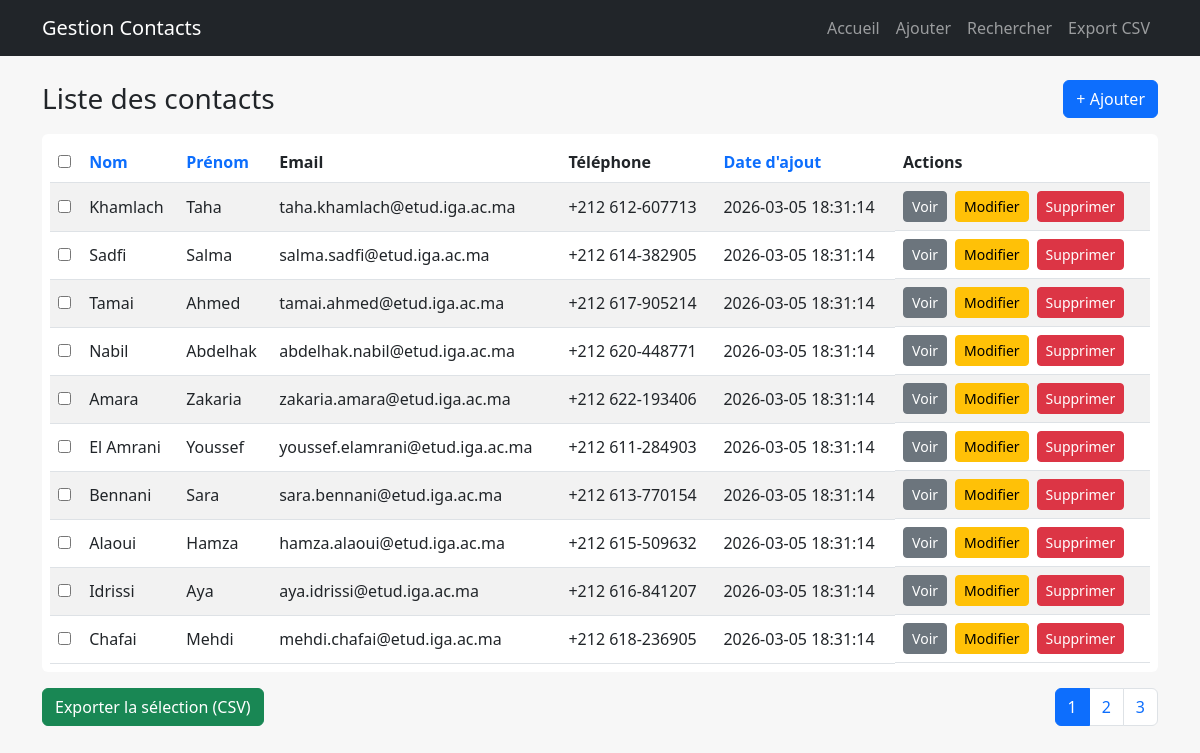
The page / on the database its author committed.
### tables this page shows
CREATE TABLE `contacts` (
  `id` int(11) NOT NULL,
  `nom` varchar(100) NOT NULL,
  `prenom` varchar(100) NOT NULL,
  `email` varchar(150) DEFAULT NULL,
  `telephone` varchar(20) DEFAULT NULL,
  `adresse` text DEFAULT NULL,
  `date_naissance` date DEFAULT NULL,
  `notes` text DEFAULT NULL,
  `date_creation` timestamp NOT NULL DEFAULT current_timestamp(),
  `date_modification` timestamp NOT NULL DEFAULT current_timestamp() ON UPDATE current_timestamp()
);

### index.php (the view, shortened to what this page needs)
<?php
require_once __DIR__ . "/includes/init.php";
$perPage = 10;
$page = isset($_GET["page"]) ? (int)$_GET["page"] : 1;
$offset = ($page - 1) * $perPage;
$sort = $_GET["sort"] ?? "date_creation";
$order = strtoupper($_GET["order"] ?? "DESC");
$stmtTotal = $pdo->query("SELECT COUNT(*) AS c FROM contacts");
$total = (int)$stmtTotal->fetch()["c"];
$totalPages = (int)ceil($total / $perPage);
$sql = "SELECT * FROM contacts ORDER BY $sort $order LIMIT :limit OFFSET :offset";
$stmt = $pdo->prepare($sql);
$stmt->bindValue(":limit", $perPage, PDO::PARAM_INT);
$stmt->bindValue(":offset", $offset, PDO::PARAM_INT);
$stmt->execute();
$contacts = $stmt->fetchAll();
require_once __DIR__ . "/includes/header.php";
function sort_link($label, $col, $sort, $order) {
    $newOrder = ($sort === $col && $order === "ASC") ? "DESC" : "ASC";
    return '<a class="text-decoration-none" href="?sort=' . $col . '&order=' . $newOrder . '">' . $label . '</a>';
}
?>
<div class="d-flex justify-content-between align-items-center mb-3">
  <h3 class="mb-0">Liste des contacts</h3>
  <a class="btn btn-primary" href="ajouter.php">+ Ajouter</a>
</div>
<form method="post" action="exporter.php">
  <div class="table-responsive bg-white p-2 rounded">
    <table class="table table-striped align-middle mb-0">
      <thead>
        <tr>
          <th><input type="checkbox" id="checkAll"></th>
          <th><?= sort_link("Nom", "nom", $sort, $order) ?></th>
          <th><?= sort_link("Prénom", "prenom", $sort, $order) ?></th>
          <th>Email</th>
          <th>Téléphone</th>
          <th><?= sort_link("Date d'ajout", "date_creation", $sort, $order) ?></th>
          <th>Actions</th>
        </tr>
      </thead>
      <tbody>
      <?php foreach ($contacts as $c): ?>
        <tr>
          <td>
            <input class="rowCheck" type="checkbox" name="ids[]" value="<?= (int)$c["id"] ?>">
          </td>
          <td><?= htmlspecialchars($c["nom"]) ?></td>
          <td><?= htmlspecialchars($c["prenom"]) ?></td>
          <td><?= htmlspecialchars($c["email"] ?? "") ?></td>
          <td><?= htmlspecialchars($c["telephone"] ?? "") ?></td>
          <td><?= htmlspecialchars($c["date_creation"]) ?></td>
          <td class="d-flex gap-2">
            <a class="btn btn-sm btn-secondary" href="voir.php?id=<?= (int)$c["id"] ?>">Voir</a>
            <a class="btn btn-sm btn-warning" href="modifier.php?id=<?= (int)$c["id"] ?>">Modifier</a>
            <button
              class="btn btn-sm btn-danger"
              type="submit"
              formaction="supprimer.php"
              name="id"
              value="<?= (int)$c["id"] ?>"
              onclick="return confirm('Supprimer ce contact ?');"
            >
              Supprimer
            </button>
          </td>
        </tr>
      <?php endforeach; ?>
      </tbody>
    </table>
  </div>
  <div class="d-flex justify-content-between align-items-center mt-3">
    <button class="btn btn-success" type="submit">Exporter la sélection (CSV)</button>
    <nav>
      <ul class="pagination mb-0">
        <?php for ($i = 1; $i <= $totalPages; $i++): ?>
          <li class="page-item <?= ($i === $page) ? "active" : "" ?>">
            <a class="page-link"
               href="?page=<?= $i ?>&sort=<?= htmlspecialchars($sort) ?>&order=<?= htmlspecialchars($order) ?>">
              <?= $i ?>
            </a>
          </li>
        <?php endfor; ?>
      </ul>
    </nav>
  </div>
</form>
<?php require_once __DIR__ . "/includes/footer.php"; ?>

### includes/header.php (shortened to what this page needs)
<!doctype html>
<html lang="fr">
<head>
  <link href="https://cdn.jsdelivr.net/npm/bootstrap@5.3.0/dist/css/bootstrap.min.css" rel="stylesheet">
  <link href="assets/css/style.css" rel="stylesheet">
</head>
<body>
<nav class="navbar navbar-expand-lg navbar-dark bg-dark mb-4">
  <div class="container">
    <a class="navbar-brand" href="index.php">Gestion Contacts</a>
    <div id="nav" class="collapse navbar-collapse">
      <ul class="navbar-nav ms-auto">
        <li class="nav-item"><a class="nav-link" href="index.php">Accueil</a></li>
        <li class="nav-item"><a class="nav-link" href="ajouter.php">Ajouter</a></li>
        <li class="nav-item"><a class="nav-link" href="rechercher.php">Rechercher</a></li>
        <li class="nav-item"><a class="nav-link" href="exporter.php">Export CSV</a></li>
      </ul>
    </div>
  </div>
</nav>
<div class="container">

### includes/footer.php (shortened to what this page needs)
</div>
</body>
</html>

### assets/css/style.css (style rules this page uses)
body { background: #f7f7f7; }
.table thead th { white-space: nowrap; }

### rows shown on the page
contacts: nom "Khamlach", prenom "Taha", email "taha.khamlach@etud.iga.ac.ma", telephone "+212 612-607713", date_creation "2026-03-05 18:31:14", $c["id"] 1 (drawn)
contacts: nom "Sadfi", prenom "Salma", email "salma.sadfi@etud.iga.ac.ma", telephone "+212 614-382905", date_creation "2026-03-05 18:31:14", $c["id"] 2 (drawn)
contacts: nom "Tamai", prenom "Ahmed", email "tamai.ahmed@etud.iga.ac.ma", telephone "+212 617-905214", date_creation "2026-03-05 18:31:14", $c["id"] 3 (drawn)
contacts: nom "Nabil", prenom "Abdelhak", email "abdelhak.nabil@etud.iga.ac.ma", telephone "+212 620-448771", date_creation "2026-03-05 18:31:14", $c["id"] 4 (drawn)
contacts: nom "Amara", prenom "Zakaria", email "zakaria.amara@etud.iga.ac.ma", telephone "+212 622-193406", date_creation "2026-03-05 18:31:14", $c["id"] 5 (drawn)
contacts: nom "El Amrani", prenom "Youssef", email "youssef.elamrani@etud.iga.ac.ma", telephone "+212 611-284903", date_creation "2026-03-05 18:31:14", $c["id"] 6 (drawn)
contacts: nom "Bennani", prenom "Sara", email "sara.bennani@etud.iga.ac.ma", telephone "+212 613-770154", date_creation "2026-03-05 18:31:14", $c["id"] 7 (drawn)
contacts: nom "Alaoui", prenom "Hamza", email "hamza.alaoui@etud.iga.ac.ma", telephone "+212 615-509632", date_creation "2026-03-05 18:31:14", $c["id"] 8 (drawn)
contacts: nom "Idrissi", prenom "Aya", email "aya.idrissi@etud.iga.ac.ma", telephone "+212 616-841207", date_creation "2026-03-05 18:31:14", $c["id"] 9 (drawn)
contacts: nom "Chafai", prenom "Mehdi", email "mehdi.chafai@etud.iga.ac.ma", telephone "+212 618-236905", date_creation "2026-03-05 18:31:14", $c["id"] 10 (drawn)

### other values the page prints
$label "Nom Prénom Date d'ajout"
